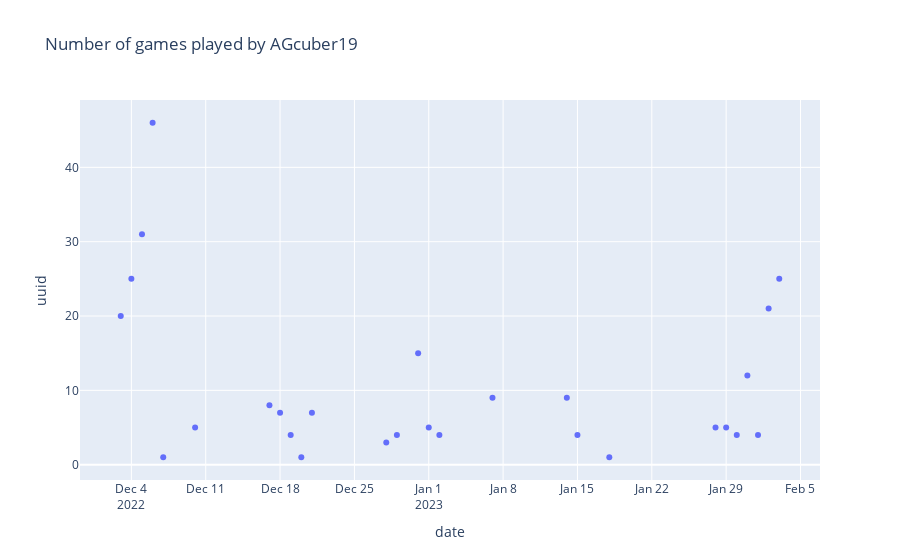

Notebook code cell kept with this figure:
### Code cell
# Q1 - how many games does this player play between date A and date B
# timestamp UTC?
def number_games(username,period):
    """
    return the number of games that the username has played during the period of time
    
    input: 
    
    username - username that belong to the target player
    period - a list contains two items, start date and the end date
    
    output:
    number of games this username has played during the period
    """
    start_date = datetime.date(datetime.strptime(period[0], '%m/%d/%y') )
    end_date = datetime.date(datetime.strptime(period[1], '%m/%d/%y') )
    
    
    usergame = games.loc[games['username'] == username]
    
    usergame['date'] = pd.to_datetime((usergame['timestamp']), errors='coerce').dt.date
    
    usergame = usergame.loc[(usergame.date >= start_date) & (usergame.date <= end_date) ]
    
    usergame = usergame.groupby(['date']).nunique().reset_index()[['date',
                                                                  'uuid']]

    total_games = usergame['uuid'].sum()
    
    fig = px.scatter(usergame, x='date', y='uuid', title="Number of games played by {}".format(username))
    fig.show()
    

number_games('AGcuber19',['12/01/22','02/28/23'])

### Figure 1 — Plotly figure (JSON) as saved in the notebook; plotly's stock layout.template omitted (floating-point values rounded to 4 significant figures)
{"data": [{"hovertemplate": "date=%{x}<br>uuid=%{y}<extra></extra>", "legendgroup": "", "marker": {"color": "#636efa", "symbol": "circle"}, "mode": "markers", "name": "", "orientation": "v", "showlegend": false, "type": "scatter", "x": ["2022-12-03", "2022-12-04", "2022-12-05", "2022-12-06", "2022-12-07", "2022-12-10", "2022-12-17", "2022-12-18", "2022-12-19", "2022-12-20", "2022-12-21", "2022-12-28", "2022-12-29", "2022-12-31", "2023-01-01", "2023-01-02", "2023-01-07", "2023-01-14", "2023-01-15", "2023-01-18", "2023-01-28", "2023-01-29", "2023-01-30", "2023-01-31", "2023-02-01", "2023-02-02", "2023-02-03"], "xaxis": "x", "y": [20, 25, 31, 46, 1, 5, 8, 7, 4, 1, 7, 3, 4, 15, 5, 4, 9, 9, 4, 1, 5, 5, 4, 12, 4, 21, 25], "yaxis": "y"}], "layout": {"legend": {"tracegroupgap": 0}, "title": {"text": "Number of games played by AGcuber19"}, "xaxis": {"anchor": "y", "domain": [0, 1], "title": {"text": "date"}}, "yaxis": {"anchor": "x", "domain": [0, 1], "title": {"text": "uuid"}}}}
